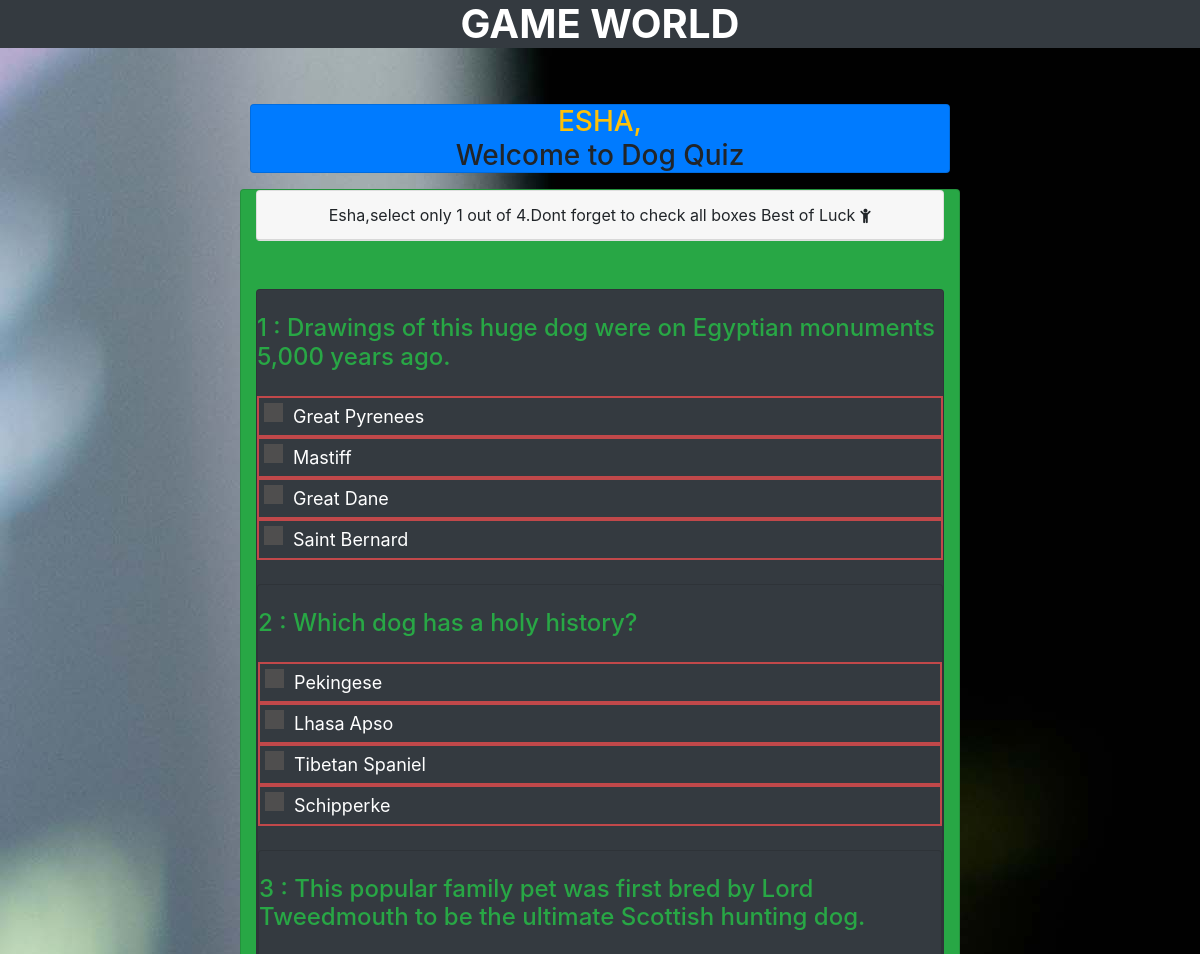
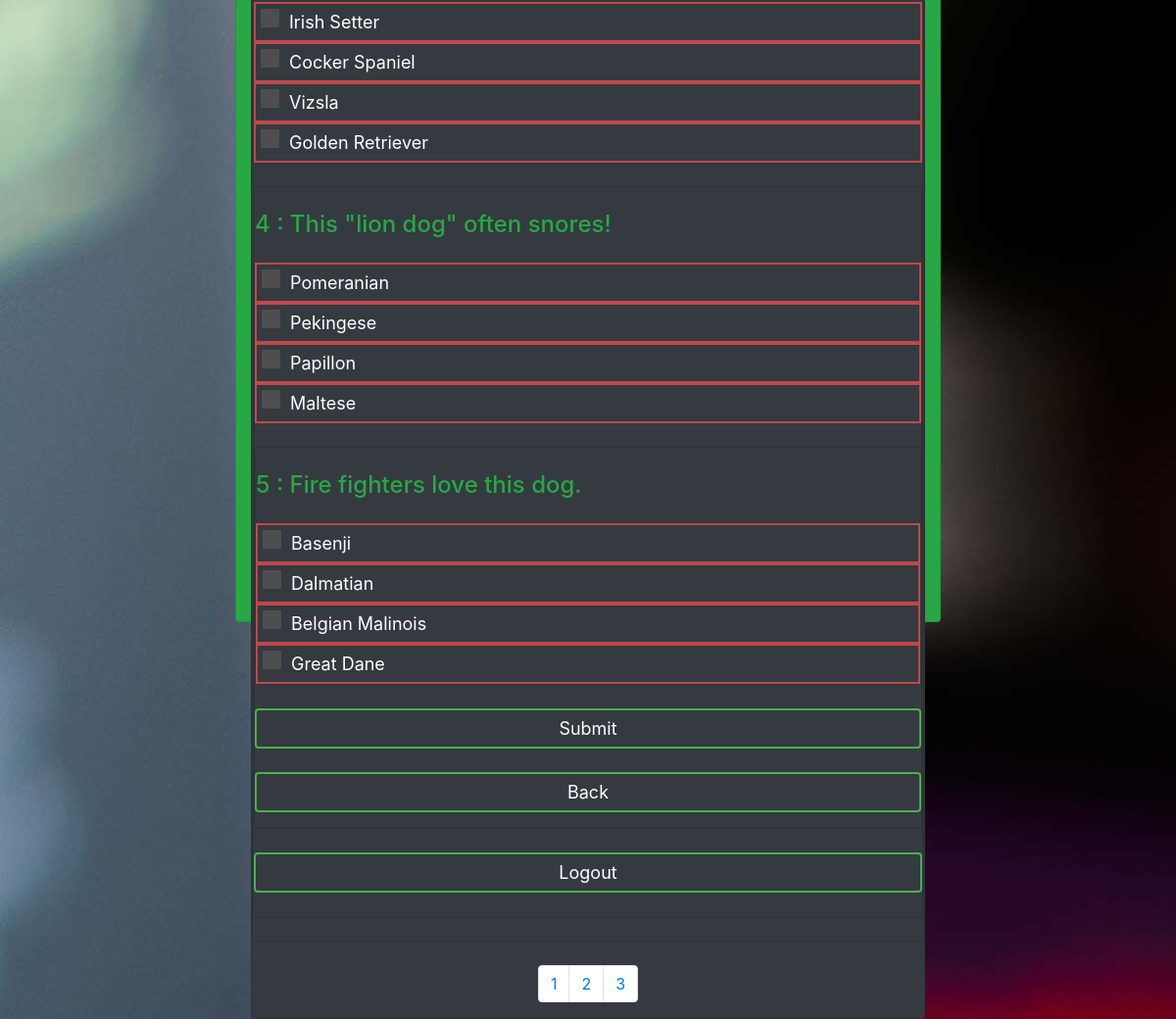
Screenshot of /quiz_game/doggoQuiz.php (signed in) with the database file from the repository (2 pictures, top to bottom).
### tables this page shows
CREATE TABLE IF NOT EXISTS `questions_3` (
  `qid` int(250) NOT NULL AUTO_INCREMENT,
  `question` varchar(250) DEFAULT NULL,
  `ans_id` int(250) DEFAULT NULL,
  PRIMARY KEY (`qid`)
);

CREATE TABLE IF NOT EXISTS `answers_3` (
  `aid` int(250) NOT NULL AUTO_INCREMENT,
  `answers` varchar(250) DEFAULT NULL,
  `ans_id` int(250) DEFAULT NULL,
  PRIMARY KEY (`aid`)
);

### quiz_game/doggoQuiz.php (the view, shortened to what this page needs)
<?php
   $con = mysqli_connect('localhost','root');
   	mysqli_select_db($con,'quizdbase');
   ?>
<!DOCTYPE html>
<html>
    <head>
        <link rel="stylesheet" href="https://maxcdn.bootstrapcdn.com/bootstrap/4.0.0/css/bootstrap.min.css">
        <link rel="stylesheet" type="text/css" href="css/style.css">
        <link rel="stylesheet" type="text/css" href="css/radio_button.css">
        <link rel="stylesheet" type="text/css"
            href="https://maxcdn.bootstrapcdn.com/font-awesome/4.7.0/css/font-awesome.min.css">
        <link rel="stylesheet" href="css/demo.css" />
    </head>
    <body background="images/alan-king-KZv7w34tluA-unsplash.jpg">
        <div >
            <h1 class="text-center text-white font-weight-bold text-uppercase bg-dark"> Game World </h1><br>
            <div class="container "><br>
                <div class="container">
                    <div class=" col-lg-12 text-center">
                    <h3> <a href="home_new.php" class="text-uppercase text-warning "> <p class="bg-primary col-lg-8 card m-auto  "> <?php echo $_SESSION['username']; ?>,</a>
                           Welcome to  Dog Quiz </h3></p>
                    </div>
                    <div class="col-lg-8 d-block m-auto bg-success quizsetting card ">
                        <div class="card ">
                            <p class="card-header text-center"> <?php echo  $_SESSION['username'];  ?>,select
                                only 1 out of 4.Dont forget to check all boxes Best of Luck <i class="fa fa-child"></i> </p>
                        </div>
                        <br>
                        <form action="checked.php" method="post">
                            <?php
                     for($i=1;$i<6;$i++){
                     $sql1 = "SELECT * FROM `questions_3` WHERE `qid` = $i ";
                     	$result1 = mysqli_query($con, $sql1);
                        if (mysqli_num_rows($result1) > 0) {
                     						while($row1 = mysqli_fetch_assoc($result1)) {
                     	?>
                            <br>
                            <div class="card bg-dark">
                                <br>
                                <h4><p class="large-10 large-centered large-12 columns  text-success"> <?php echo $i ." : ". $row1['question']; ?> </p></h4>
                                <?php
                        $sql = "SELECT * FROM `answers_3` WHERE `ans_id` = $i ";
                        	$result = mysqli_query($con, $sql);
                           if (mysqli_num_rows($result) > 0) {
                        						while($row = mysqli_fetch_assoc($result)) {
                        	?>
                                <div class="btn1 btn-primary d-block m-auto text-white">
                                    <?php echo $row['answers']; ?>
                                    <br>
                                </div>
                                <?php
                        } }
                        } }}
                     ?>
                            </div><br>
                            <input type="submit" name="submit" Value="Submit" class="btn btn-success m-auto d-block bg-dark" />
                            <br>
                            <a href=" <?php echo $_SERVER['HTTP_REFERER'] ;?>" class="btn btn-danger d-block m-auto text-black bg-dark"> Back </a>
                        </form>
                    </div><br>
                    <a href="logout.php" class="btn btn-primary d-block m-auto text-black bg-dark"> Logout </a> <br>
                </div>
                <br>
            </div>
            <?php
      $q =" select * from questions_3";
      $query = mysqli_query($con,$q);
      $lastpage = mysqli_num_rows($query);
      $totalpage = ceil($lastpage / 2);
      ?>
            <div class="m-auto"><br>
                <ul class="pagination">
                    <?php
      for($i=1; $i<=$totalpage; $i++){
         ?>
                    <li class="float-left list-unstyled page-item"> <a href="doggoQuiz.php?page=<?php echo $i; ?>"
                            class="page-link"> <?php  echo $i;  ?> </a> </li>
                    <?php
           }
        ?>
                </ul>
            </div>
    </body>
</html>

### quiz_game/css/style.css (style rules this page uses)
.quizsetting { height: 1400px; }
.btn { width: 100%; background: none; border: 2px solid #4caf50; color: white; padding: 5px; font-size: 18px; cursor: pointer; margin: 12px 0; }

### quiz_game/css/radio_button.css (style rules this page uses)
.btn1 { width: 100%; background: none; border: 2px solid rgba(236, 77, 77, 0.767); color: black; padding: 5px; font-size: 18px; cursor: pointer; margin: 12px 0; }

### rows the page displays
questions_3: question "Drawings of this huge dog were on Egyptian monuments 5,000 years ago."
answers_3: answers "Great Pyrenees"
answers_3: answers "Mastiff"
answers_3: answers "Great Dane"
answers_3: answers "Saint Bernard"
questions_3: question "Which dog has a holy history?"
answers_3: answers "Pekingese"
answers_3: answers "Lhasa Apso"
answers_3: answers "Tibetan Spaniel"
answers_3: answers "Schipperke"
questions_3: question "This popular family pet was first bred by Lord Tweedmouth to be the ultimate Scottish hunting dog."
answers_3: answers "Irish Setter"
answers_3: answers "Cocker Spaniel"
answers_3: answers "Vizsla"
answers_3: answers "Golden Retriever"
questions_3: question "This \"lion dog\" often snores!"
answers_3: answers "Pomeranian"
answers_3: answers "Pekingese"
answers_3: answers "Papillon"
answers_3: answers "Maltese"
questions_3: question "Fire fighters love this dog."
answers_3: answers "Basenji"
answers_3: answers "Dalmatian"
answers_3: answers "Belgian Malinois"
answers_3: answers "Great Dane"

### other values shown
$_SESSION['username'] "ESHA"
$_SESSION['username'] "Esha"
